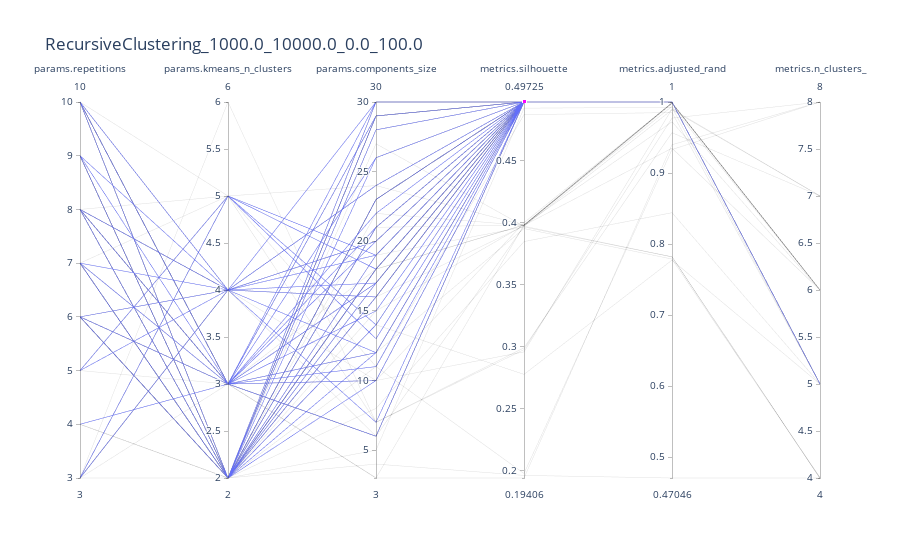

The code cell stored with this chart in its notebook:
### Code cell
parent_run_id = 'f2e81dab9d0f4b1b8aeb333e01b24899'
parent_run = parent_runs.loc[parent_runs['tags.parent_run_id']==parent_run_id]
model_name = parent_run['params.model_nickname'].values[0]
n_samples = parent_run['params.n_samples'].values[0]
n_informative = parent_run['params.n_informative'].values[0]
n_random = parent_run['params.n_random'].values[0]
class_sep = parent_run['params.class_sep'].values[0]
fig_title = f'{model_name}_{n_samples}_{n_informative}_{n_random}_{class_sep}'
df = runs.loc[runs['tags.parent_run_id']==parent_run_id]
df = df.loc[df['metrics.n_clusters_'] < 10]
fig = px.parallel_coordinates(df, dimensions=dimensions_dict[model_name], width=None, height=500, title=fig_title)
fig.show()

### Figure 1 — Plotly figure (JSON) as saved in the notebook; plotly's stock layout.template omitted (floating-point values rounded to 4 significant figures)
{"data": [{"dimensions": [{"label": "params.repetitions", "values": [10, 9, 7, 3, 8, 8, 6, 8, 5, 8, 9, 10, 8, 8, 10, 8, 8, 8, 5, 7, 6, 6, 6, 8, 7, 7, 9, 10, 10, 6, 3, 3, 7, 3, 3, 4, 9, 10, 9, 3, 8, 10, 10, 10, 8, 3, 10, 10, 10, 8, 9, 10, 10, 6, 7, 4, 7, 8, 5, 8, 10, 6, 6, 9, 8, 6, 10, 8, 8, 8, 7, 3, 4, 10, 5, 10, 10, 6, 8, 8, 10, 10]}, {"label": "params.kmeans_n_clusters", "values": [2, 2, 2, 3, 4, 2, 2, 2, 5, 3, 2, 2, 2, 3, 4, 4, 3, 3, 4, 2, 2, 2, 3, 3, 2, 4, 2, 2, 2, 3, 5, 4, 5, 4, 5, 3, 2, 3, 3, 2, 2, 4, 2, 2, 2, 6, 2, 2, 3, 2, 2, 3, 2, 2, 3, 2, 3, 2, 5, 4, 3, 2, 4, 4, 5, 4, 2, 2, 2, 3, 2, 4, 2, 2, 3, 2, 5, 3, 2, 3, 2, 3]}, {"label": "params.components_size", "values": [16, 21, 17, 12, 30, 23, 23, 16, 18, 3, 18, 29, 26, 17, 16, 19, 10, 21, 7, 28, 8, 29, 30, 26, 21, 24, 30, 23, 16, 12, 13, 20, 7, 16, 19, 17, 18, 6, 22, 4, 14, 20, 18, 15, 22, 7, 12, 19, 29, 5, 29, 29, 28, 19, 6, 14, 15, 23, 14, 6, 18, 11, 10, 12, 11, 24, 23, 10, 18, 20, 29, 17, 27, 17, 3, 30, 24, 11, 21, 6, 18, 10]}, {"constraintrange": [0.4966, 0.5375], "label": "metrics.silhouette", "values": [0.4972, 0.3981, 0.4972, 0.3952, 0.4972, 0.4972, 0.4972, 0.4972, 0.4972, 0.3982, 0.398, 0.4972, 0.4972, 0.4972, 0.4972, 0.4972, 0.4972, 0.4972, 0.4972, 0.4972, 0.3847, 0.4972, 0.4972, 0.4972, 0.4972, 0.4972, 0.4972, 0.4972, 0.3973, 0.4972, 0.4972, 0.4972, 0.2976, 0.4972, 0.4972, 0.4972, 0.4972, 0.4972, 0.4972, 0.1962, 0.4972, 0.4972, 0.4972, 0.3979, 0.3977, 0.2991, 0.4972, 0.4972, 0.4972, 0.4923, 0.4972, 0.4972, 0.4972, 0.3964, 0.4972, 0.2776, 0.4972, 0.4972, 0.4972, 0.397, 0.3981, 0.487, 0.3999, 0.4972, 0.1977, 0.4972, 0.4972, 0.4972, 0.4972, 0.4972, 0.4972, 0.4972, 0.3971, 0.4972, 0.1941, 0.4972, 0.3978, 0.4972, 0.4972, 0.4972, 0.4972, 0.2958]}, {"label": "metrics.adjusted_rand", "values": [1, 0.9988, 1, 0.7788, 1, 1, 1, 1, 1, 0.9721, 0.9988, 1, 1, 1, 1, 1, 1, 1, 1, 1, 0.8441, 1, 1, 1, 1, 1, 1, 1, 0.9988, 1, 1, 1, 0.9773, 1, 1, 1, 1, 1, 1, 0.4705, 1, 1, 1, 0.9988, 0.9975, 0.9567, 1, 1, 1, 0.9925, 1, 1, 1, 0.7819, 1, 0.7773, 1, 1, 1, 0.9891, 0.9939, 0.9852, 0.9988, 1, 0.9331, 1, 1, 1, 1, 1, 1, 1, 0.7819, 1, 0.9398, 1, 0.935, 1, 1, 1, 1, 0.9902]}, {"label": "metrics.n_clusters_", "values": [5, 6, 5, 4, 5, 5, 5, 5, 5, 6, 6, 5, 5, 5, 5, 5, 5, 5, 5, 5, 5, 5, 5, 5, 5, 5, 5, 5, 6, 5, 5, 5, 8, 5, 5, 5, 5, 5, 5, 4, 5, 5, 5, 6, 6, 7, 5, 5, 5, 5, 5, 5, 5, 4, 5, 5, 5, 5, 5, 7, 6, 5, 6, 5, 8, 5, 5, 5, 5, 5, 5, 5, 4, 5, 8, 5, 6, 5, 5, 5, 5, 7]}], "domain": {"x": [0, 1], "y": [0, 1]}, "name": "", "type": "parcoords"}], "layout": {"autosize": true, "legend": {"tracegroupgap": 0}, "title": {"text": "RecursiveClustering_1000.0_10000.0_0.0_100.0"}}}
